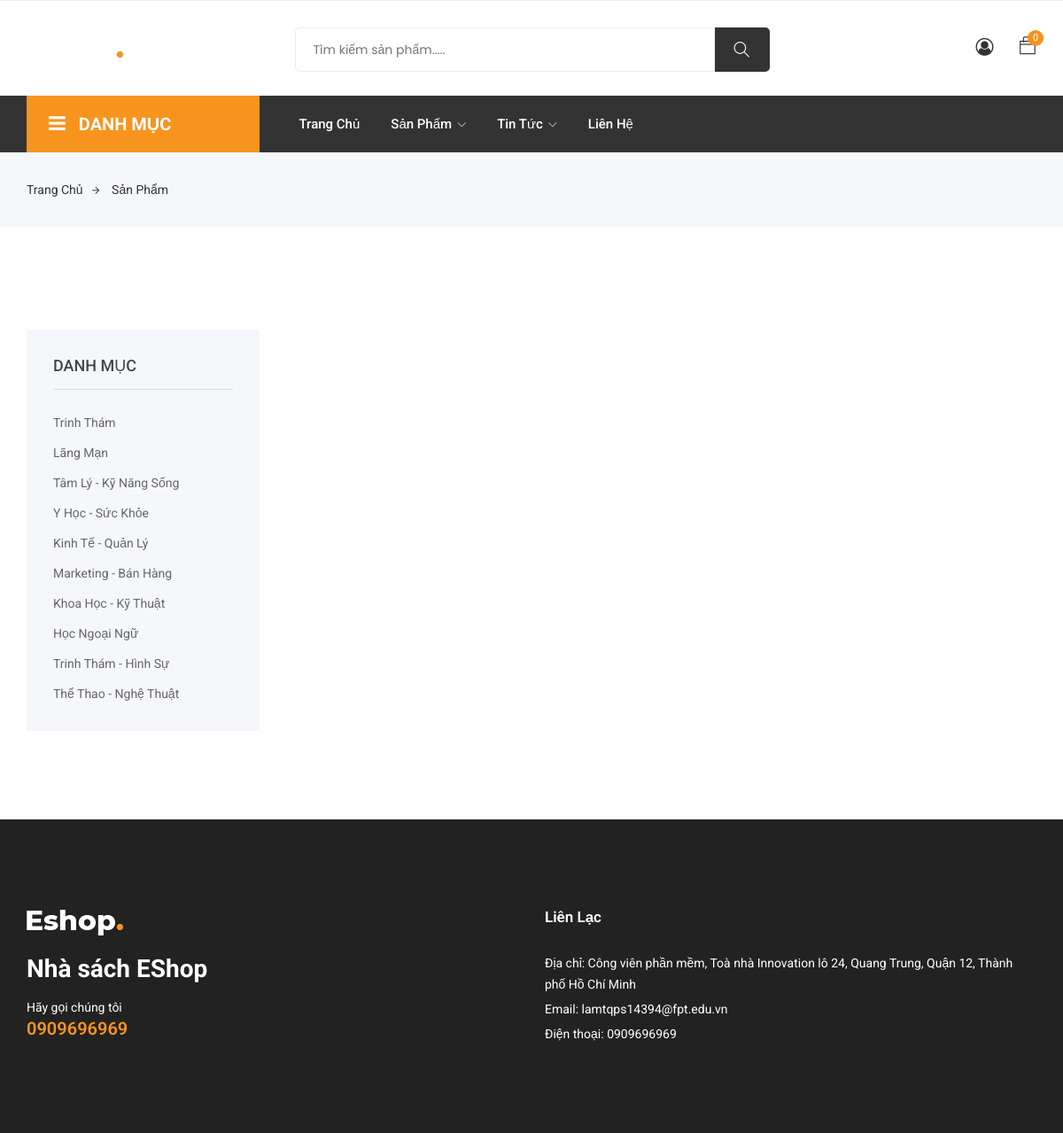
/?action=productCategoryId-4, run on an earlier commit of the app's database.
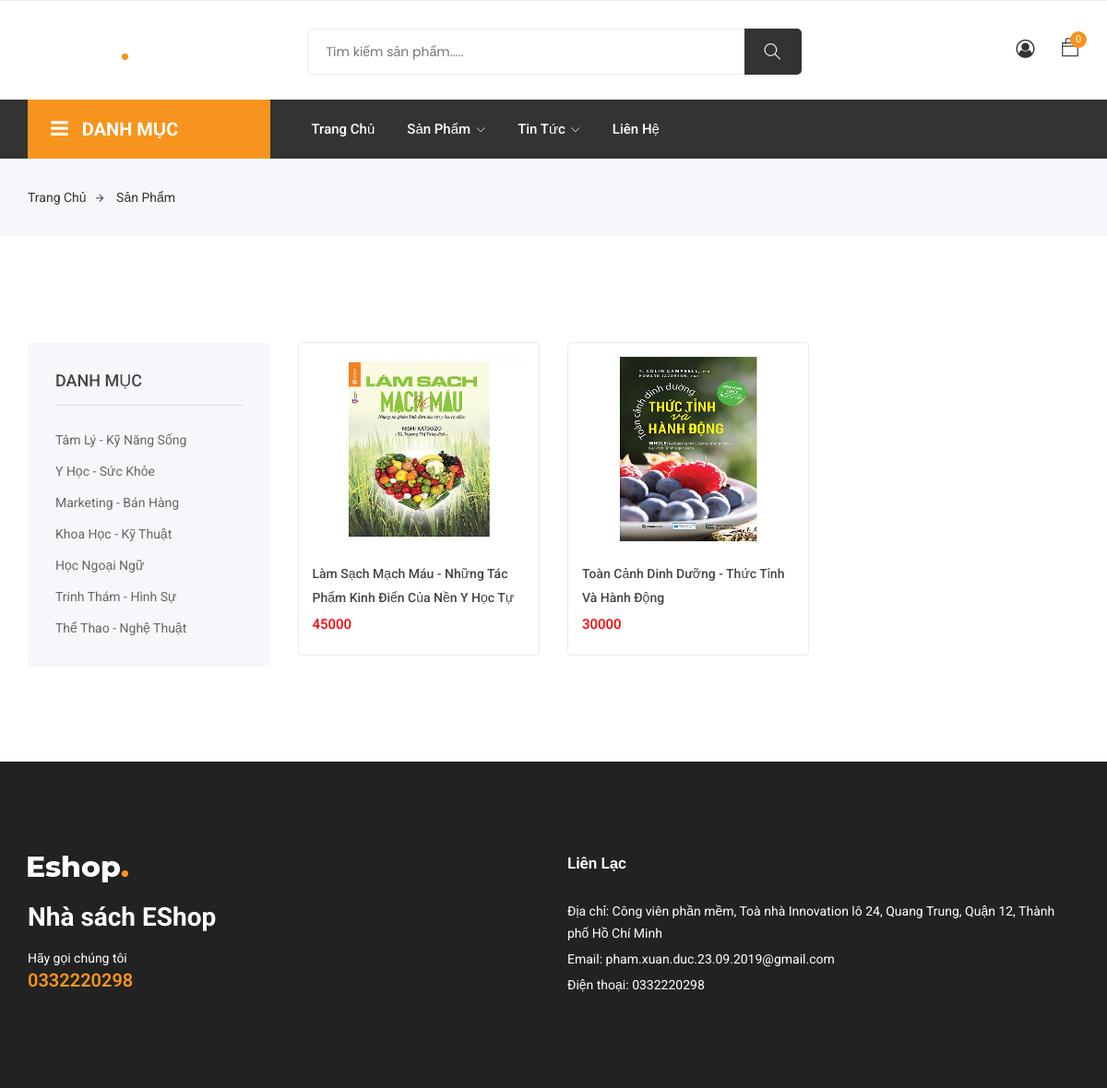
And on a later commit of the database.
### tables this page shows
CREATE TABLE `setting` (
  `id` int(9) NOT NULL,
  `name` varchar(255) NOT NULL,
  `logo` varchar(255) NOT NULL,
  `address` varchar(255) NOT NULL,
  `email` varchar(255) NOT NULL,
  `phone` varchar(255) NOT NULL,
  `social` varchar(255) NOT NULL,
  `created_at` datetime NOT NULL,
  `updated_at` datetime NOT NULL
);

CREATE TABLE `product_category` (
  `id` int(9) NOT NULL,
  `name` varchar(255) NOT NULL,
  `status` tinyint(1) NOT NULL,
  `featured` int(1) DEFAULT NULL,
  `created_at` datetime NOT NULL,
  `updated_at` datetime NOT NULL
);

CREATE TABLE `product` (
  `id` int(9) NOT NULL,
  `name` varchar(255) NOT NULL,
  `image` varchar(255) NOT NULL,
  `quantity` int(9) NOT NULL,
  `price` double NOT NULL,
  `decription` varchar(255) NOT NULL,
  `detail` text NOT NULL,
  `status` tinyint(1) NOT NULL,
  `featured` int(1) NOT NULL,
  `id_productCategory` int(9) NOT NULL,
  `id_Author` int(9) NOT NULL,
  `id_Publisher` int(9) NOT NULL,
  `created_at` datetime NOT NULL,
  `updated_at` datetime NOT NULL
);

### views/ProductView.php (called while the page is built, shortened)
<?php
class ProductView
{
    public function productByCategoryId($products, $categoriesSidebar, $settingItem){
        require_once("templates/productByCategory.php");
    }
}

### controllers/HomeController.php (called while the page is built, shortened)
<?php
class HomeController
{
    public function productByCategoryId($id){
        $settingModel = new SettingModel();
        $settingItem = $settingModel->getAllSetting();
        require_once('models/ProductModel.php');
        $productModel = new ProductModel();
        $productItem = $productModel->getProductByCategoryId($id);
        $categoriesProductModel = new CategoryProductModel();
        $categoriesSidebar = $categoriesProductModel->getCategoriresSideBar();
        require_once('views/ProductView.php');
        $productView = new ProductView();
        $productView->productByCategoryId($productItem, $categoriesSidebar, $settingItem);
    }
}

### models/SettingModel.php (called while the page is built, shortened)
<?php
class SettingModel
{
    public function getAllSetting()
    {
        $conn = mysqli_connect('localhost', 'root', '', 'qlbansach');
        mysqli_set_charset($conn, "utf8");
        $result = $conn->query("SELECT * FROM setting");
        $settings = array();
        if ($result->num_rows > 0) {
            while ($setting = mysqli_fetch_assoc($result)) {
                $settings[] = $setting;
            };
        }
        return $settings;
    }
}

### models/CategoryProductModel.php (called while the page is built, shortened)
<?php
class CategoryProductModel
{
    public function getCategoriresSideBar(){
        $conn = mysqli_connect('localhost', 'root', '', 'qlbansach');
        mysqli_set_charset($conn,"utf8");
        $result = $conn->query(
            "SELECT *
            FROM product_category
            limit 10
            "
        );
        $categories = array();
        if ($result->num_rows > 0) {
            while ($category = mysqli_fetch_assoc($result)) {
                $categories[] = $category;
            };
        }
        return $categories;
    }
}

### models/ProductModel.php (called while the page is built, shortened)
<?php
class ProductModel
{
    public function getProductByCategoryId($id){
        $conn = mysqli_connect('localhost', 'root', '', 'qlbansach');
        mysqli_set_charset($conn, "utf8");
         $result = $conn->query(
            "SELECT *
            FROM product
            WHERE id_productCategory = '$id'
            ");
        $products = array();
        if ($result->num_rows > 0) {
            while ($product = mysqli_fetch_assoc($result)) {
                $products[] = $product;
            };
        }
        return $products;
    }
}

### templates/productByCategory.php (the view, shortened to what this page needs)
<?php include_once('layouts/header.php'); ?>
<div class="breadcrumbs">
    <div class="container">
        <div class="row">
            <div class="col-12">
                <div class="bread-inner">
                    <ul class="bread-list">
                        <li><a href="index1.html">Trang chủ<i class="ti-arrow-right"></i></a></li>
                        <li class="active"><a href="blog-single.html">Sản phẩm</a></li>
                    </ul>
                </div>
            </div>
        </div>
    </div>
</div>
<section class="product-area shop-sidebar shop section">
    <div class="container">
        <div class="row">
            <div class="col-lg-3 col-md-4 col-12 mt-3">
                <div class="shop-sidebar">
                    <div class="single-widget category">
                        <h3 class="title">DANH MỤC</h3>
                        <ul class="categor-list">
                            <?php foreach ($categoriesSidebar as $item) : ?>
                            <li><a href="?action=productCategoryId-<?= $item['id'] ?>"><?= $item['name'] ?></a></li>
                            <?php endforeach; ?>
                        </ul>
                    </div>
                </div>
            </div>
            <div class="col-lg-9 col-md-8 col-12">
                <div class="row">
                    <?php foreach ($products as $item) : ?>
                    <div class="col-lg-4 col-md-6 col-12">
                        <div class="single-product">
                            <div class="product-img">
                                <a href="?action=productId-<?= $item['id'] ?>">
                                    <img class="default-img" src="templates\images\products\<?= $item['image'] ?>"
                                        alt="#">
                                </a>
                            </div>
                            <div class="product-content">
                                <h3><a href="?action=productId-<?= $item['id'] ?>"><?= $item['name'] ?></a></h3>
                                <div class="product-price">
                                    <span><?= $item['price'] ?></span>
                                </div>
                            </div>
                        </div>
                    </div>
                    <?php endforeach; ?>
                </div>
            </div>
        </div>
    </div>
</section>
<?php include_once('layouts/footer.php'); ?>

### index.php (shortened to what this page needs)
<?php
$action = isset($_GET['action']) ? $_GET['action'] : "";
require_once 'controllers/HomeController.php';
require_once 'controllers/AdminController.php';
$homeController = new HomeController;
if ($action == 'home') {
    $homeController->index();
} else if ($action == 'blogs') {
    $homeController->blogs();
}
else if (strstr($action, 'postId')) {
    $id = explode('-', strstr($action, 'postId'));
    $homeController->blogDetail($id[1]);
} else if (strstr($action, 'postCategoryId')) {
    $id = explode('-', strstr($action, 'postCategoryId'));
    $homeController->postByCategoryId($id[1]);
}else if (strstr($action, 'productCategoryId')) {
    $id = explode('-', strstr($action, 'productCategoryId'));
    $homeController->productByCategoryId($id[1]);
} else if ($action == 'products') {
    $homeController->products();
} else if ($action == 'contact') {
    $homeController->contact();
} else if (strstr($action, 'productId')) {
    $id = explode('-', strstr($action, 'productId'));
    $homeController->productId($id[1]);
} else if ($action == 'addToCart') {
    $homeController->addToCart();
} else if ($action == 'cart') {
    $homeController->cart();
} else if ($action == 'order') {
    $homeController->order();
} else if ($action == 'payment') {
    $homeController->payment();
} else if (strstr($action, 'deleteCartId')) {
    $id = explode('-', strstr($action, 'deleteCartId'));
    $homeController->deleteCart($id[1]);
} else if ($action == 'success') {
    $homeController->success();
} else if (isset($_GET['search'])) {
    $homeController->search();
} else if ($action == 'send-mail') {
    $homeController->sendMail();
} else if (strstr($action, 'testId')) {
    $id = explode('-', strstr($action, 'testId'));
    $homeController->test($id[1]);
}

### templates/layouts/header.php (shortened to what this page needs)
<!DOCTYPE html>
<html lang="zxx">
<head>
    <link rel="stylesheet" href="templates/css/bootstrap.css">
    <link rel="stylesheet" href="templates/css/magnific-popup.min.css">
    <link rel="stylesheet" href="templates/css/font-awesome.css">
    <link rel="stylesheet" href="templates/css/jquery.fancybox.min.css">
    <link rel="stylesheet" href="templates/css/themify-icons.css">
    <link rel="stylesheet" href="templates/css/niceselect.css">
    <link rel="stylesheet" href="templates/css/animate.css">
    <link rel="stylesheet" href="templates/css/flex-slider.min.css">
    <link rel="stylesheet" href="templates/css/owl-carousel.css">
    <link rel="stylesheet" href="templates/css/slicknav.min.css">
    <link rel="stylesheet" href="templates/css/reset.css">
    <link rel="stylesheet" href="templates/css/style.css">
    <link rel="stylesheet" href="templates/css/responsive.css">
</head>
<body class="js">
    <header class="header shop">
        <div class="middle-inner">
            <div class="container">
                <div class="row">
                    <div class="col-lg-2 col-md-2 col-12">
                        <?php foreach ($settingItem as $item) : ?>
                        <div class="logo">
                            <a href="?action=home"><img style="width:110px; height: 32px"
                                    src="templates/admin/images/logo/<?= $item['logo'] ?>"></a>
                        </div>
                        <?php endforeach; ?>
                    </div>
                    <div class="col-lg-8 col-md-7 col-12">
                        <div class="search-bar-top">
                            <div class="search-bar">
                                <form action="?action=search" method="GET">
                                    <input name="search" placeholder="Tìm kiếm sản phẩm....." type="search">
                                    <button class="btnn" type="submit"><i class="ti-search"></i></button>
                                </form>
                            </div>
                        </div>
                    </div>
                    <div class="col-lg-2 col-md-3 col-12">
                        <div class="right-bar">
                            <div class="sinlge-bar">
                                <a href="?action=login" class="single-icon"><i class="fa fa-user-circle-o"
                                        aria-hidden="true"></i></a>
                            </div>
                            <div class="sinlge-bar shopping">
                                <a href="?action=cart" class="single-icon"><i class="ti-bag"></i>
                                    <span class="total-count">
                                        <?php
                                        if (isset($_SESSION['cart'])) {
                                            $number = $_SESSION['cart'];
                                            echo count($number);
                                        } else {
                                            echo 0;
                                        }
                                        ?>
                                    </span>
                                </a>
                            </div>
                        </div>
                    </div>
                </div>
            </div>
        </div>
        <div class="header-inner">
            <div class="container">
                <div class="cat-nav-head">
                    <div class="row">
                        <div class="col-lg-3">
                            <div class="all-category">
                                <h3 class="cat-heading"><i class="fa fa-bars" aria-hidden="true"></i>DANH MỤC
                                </h3>
                            </div>
                        </div>
                        <div class="col-lg-9 col-12">
                            <div class="menu-area">
                                <nav class="navbar navbar-expand-lg">
                                    <div class="navbar-collapse">
                                        <div class="nav-inner">
                                            <ul class="nav main-menu menu navbar-nav">
                                                <li><a href="?action=home">Trang chủ</a></li>
                                                <li><a href="?action=products">Sản phẩm<i class="ti-angle-down"></i></a>
                                                </li>
                                                <li><a href="?action=blogs">Tin tức<i class="ti-angle-down"></i></a>
                                                </li>
                                                <li><a href="?action=contact">Liên hệ</a></li>
                                            </ul>
                                        </div>
                                    </div>
                                </nav>
                            </div>
                        </div>
                    </div>
                </div>
            </div>
        </div>
    </header>

### templates/layouts/footer.php (shortened to what this page needs)
<footer class="footer">
    <div class="footer-top section">
        <div class="container">
            <div class="row">
                <?php foreach ($settingItem as $item) : ?>
                <div class="col-lg-6 col-md-6 col-12">
                    <div class="single-footer about">
                        <div class="logo">
                            <a href="?action=home"><img style="width:110px; height: 32px"
                                    src="templates/admin/images/logo/<?= $item['logo'] ?>" alt="logo"></a>
                        </div>
                        <h3 style="color: #fff;"><?= $item['name'] ?></h3>
                        <p class="call">Hãy gọi chúng tôi<span><a
                                    href="tel:<?= $item['phone'] ?>"><?= $item['phone'] ?></a></span></p>
                    </div>
                </div>
                <div class="col-lg-6 col-md-6 col-12">
                    <div class="single-footer social">
                        <h4>Liên Lạc</h4>
                        <div class="contact">
                            <ul>
                                <li>Địa chỉ: <?= $item['address'] ?></li>
                                <li>Email: <?= $item['email'] ?></li>
                                <li>Điện thoại: <?= $item['phone'] ?></li>
                            </ul>
                        </div>
                    </div>
                </div>
                <?php endforeach; ?>
            </div>
        </div>
    </div>
    </body>
    </html>

What changed in the data, as far as the page shows it:
removed product_category: name "Trinh Thám"
removed product_category: name "Lãng Mạn"
removed product_category: name "Kinh Tế - Quản Lý"
changed setting "Nhà sách EShop": phone "0909696969" → "0332220298"; email "lamtqps14394@fpt.edu.vn" → "pham.xuan.duc.23.09.2019@gmail.com"
added product: image (picture), name "Làm Sạch Mạch Máu - Những Tác Phẩm Kinh Điển Của Nền Y Học Tự…", price "45000"
added product: image (picture), name "Toàn Cảnh Dinh Dưỡng - Thức Tỉnh Và Hành Động", price "30000"
